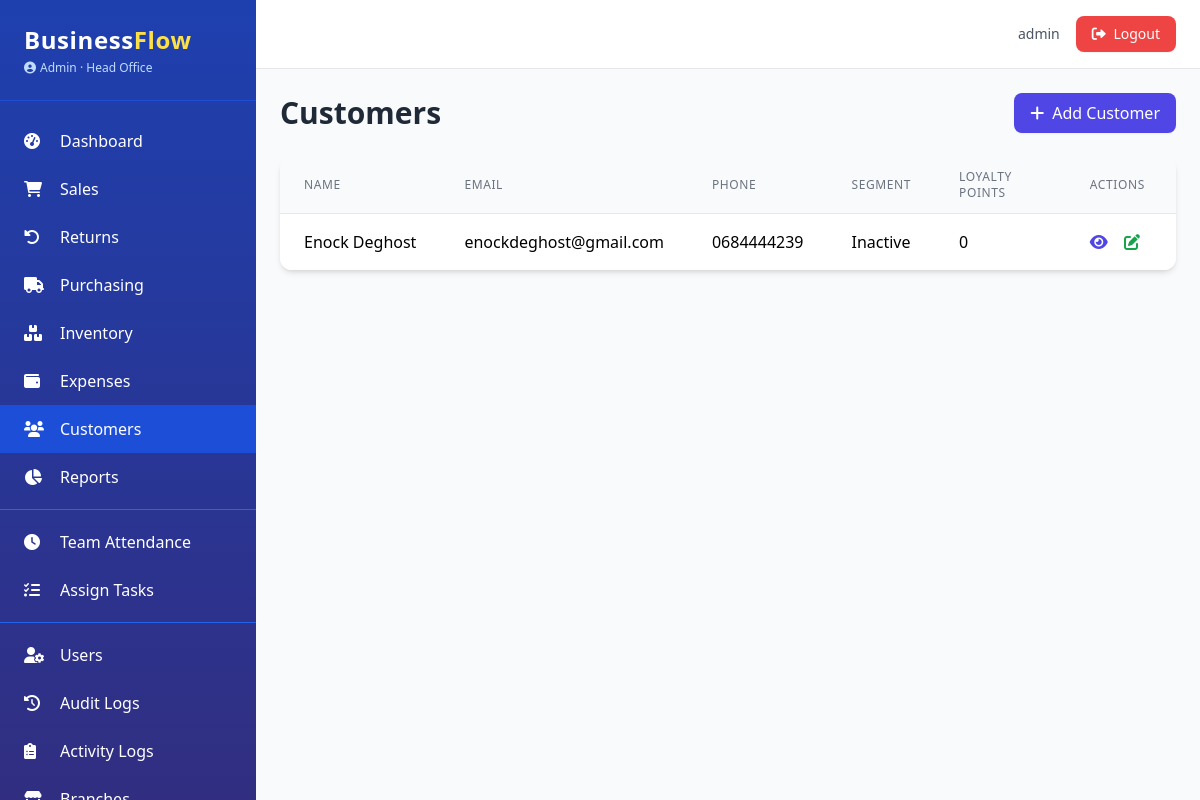
Before: /crm/customers (signed in) with the older database file.
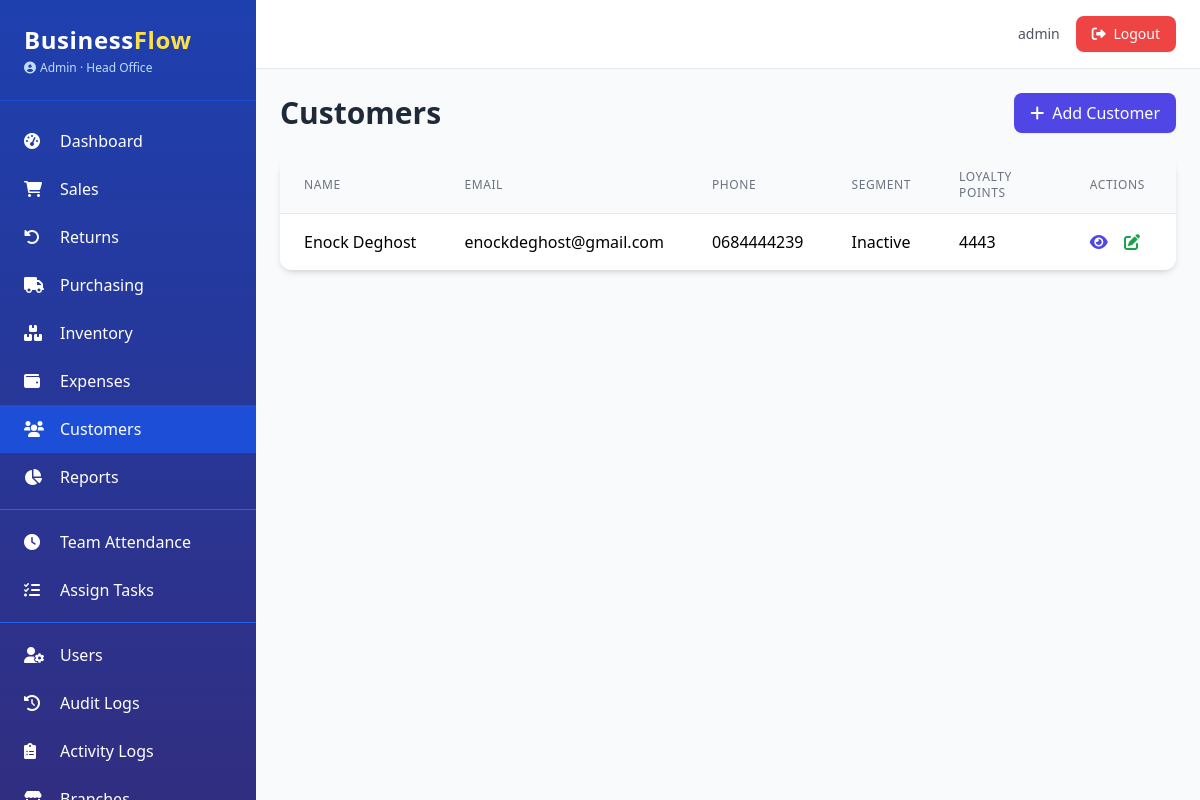
After: the same page with the newer database file.
### app.py (models this page shows, shortened)
class AuditMixin:
    @declared_attr
    def created_at(cls):
        return db.Column(db.DateTime, default=datetime.utcnow)

class SoftDeleteMixin:
    @classmethod
    def query_active(cls):
        return cls.query.filter(cls.deleted_at.is_(None))

class Customer(db.Model, AuditMixin, SoftDeleteMixin):
    __tablename__ = 'customers'
    id = db.Column(db.Integer, primary_key=True)
    name = db.Column(db.String(100), nullable=False)
    email = db.Column(db.String(120))
    phone = db.Column(db.String(20))
    address = db.Column(db.Text)
    loyalty_points = db.Column(db.Integer, default=0)
    segment = db.Column(db.String(50), default='Regular')
    birth_date = db.Column(db.Date)
    tax_id = db.Column(db.String(50))
    branch_id = db.Column(db.Integer, db.ForeignKey('branches.id'), nullable=True)
    branch = db.relationship('Branch')
    communications = db.relationship('CommunicationLog', backref='customer', lazy='dynamic')

### app.py (the view)
@crm_bp.route('/customers')
@login_required
@permission_required('view_customers')
def customer_list():
    page = request.args.get('page', 1, type=int)
    per_page = app.config.get('ITEMS_PER_PAGE', 20)
    query = Customer.query_active()
    pagination = query.order_by(Customer.created_at.desc()).paginate(page=page, per_page=per_page, error_out=False)
    return render_template('crm/list.html', pagination=pagination)

### app.py (called while the page is built)
@login_manager.user_loader
def load_user(user_id):
    return User.query_active().filter_by(id=int(user_id)).first()

def permission_required(permission):
    def decorator(f):
        @wraps(f)
        def decorated_function(*args, **kwargs):
            if not current_user.is_authenticated:
                abort(403)
            if not current_user.has_permission(permission):
                abort(403)
            return f(*args, **kwargs)
        return decorated_function
    return decorator

@app.context_processor
def inject_now():
    return {'now': datetime.utcnow(), 'current_year': datetime.utcnow().year}

    @property
    def is_admin(self):
        return self.role == 'Admin'

    def has_permission(self, perm):
        if self.is_admin:
            return True
        return perm in (self.permissions or [])

### templates/crm/list.html (shortened to what this page needs)
{% extends "base.html" %}
{% block content %}
<div class="flex justify-between items-center mb-6">
    <h1 class="text-3xl font-bold text-gray-800">Customers</h1>
    {% if current_user.has_permission('edit_customers') %}
    <a href="{{ url_for('crm.new_customer') }}" class="bg-indigo-600 hover:bg-indigo-700 text-white px-4 py-2 rounded-lg shadow-sm">
        <i class="fas fa-plus mr-2"></i>Add Customer
    </a>
    {% endif %}
</div>
<div class="bg-white rounded-xl shadow-md overflow-hidden">
    <table class="min-w-full divide-y divide-gray-200">
        <thead class="bg-gray-50">
            <tr>
                <th class="px-6 py-3 text-left text-xs font-medium text-gray-500 uppercase tracking-wider">Name</th>
                <th class="px-6 py-3 text-left text-xs font-medium text-gray-500 uppercase tracking-wider">Email</th>
                <th class="px-6 py-3 text-left text-xs font-medium text-gray-500 uppercase tracking-wider">Phone</th>
                <th class="px-6 py-3 text-left text-xs font-medium text-gray-500 uppercase tracking-wider">Segment</th>
                <th class="px-6 py-3 text-left text-xs font-medium text-gray-500 uppercase tracking-wider">Loyalty Points</th>
                <th class="px-6 py-3 text-left text-xs font-medium text-gray-500 uppercase tracking-wider">Actions</th>
            </tr>
        </thead>
        <tbody class="bg-white divide-y divide-gray-200">
            {% for customer in pagination.items %}
            <tr class="hover:bg-gray-50">
                <td class="px-6 py-4 whitespace-nowrap">{{ customer.name }}</td>
                <td class="px-6 py-4 whitespace-nowrap">{{ customer.email or '—' }}</td>
                <td class="px-6 py-4 whitespace-nowrap">{{ customer.phone or '—' }}</td>
                <td class="px-6 py-4 whitespace-nowrap">{{ customer.segment }}</td>
                <td class="px-6 py-4 whitespace-nowrap">{{ customer.loyalty_points }}</td>
                <td class="px-6 py-4 whitespace-nowrap">
                    <a href="{{ url_for('crm.customer_detail_view', customer_id=customer.id) }}" class="text-indigo-600 hover:text-indigo-900 mr-3" title="View">
                        <i class="fas fa-eye"></i>
                    </a>
                    {% if current_user.has_permission('edit_customers') %}
                    <a href="{{ url_for('crm.edit_customer', customer_id=customer.id) }}" class="text-green-600 hover:text-green-900 mr-3" title="Edit">
                        <i class="fas fa-edit"></i>
                    </a>
                    {% endif %}
                </td>
            </tr>
            {% else %}
            <tr>
                <td colspan="6" class="px-6 py-4 text-center text-gray-500">No customers found.</td>
            </tr>
            {% endfor %}
        </tbody>
    </table>
</div>
{% endblock %}

Changed rows visible on the page:
changed Customer "Enock Deghost": loyalty_points "0" → "4443"
